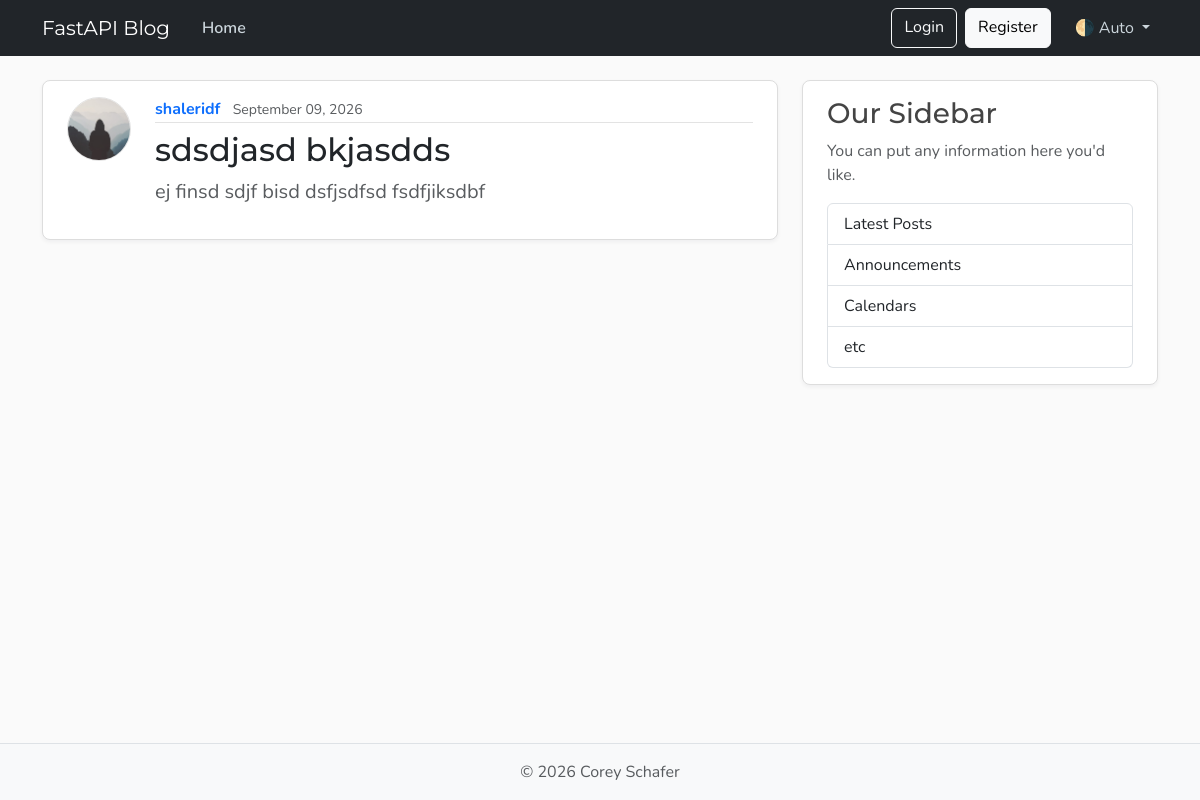
Page /posts on the earlier database version.
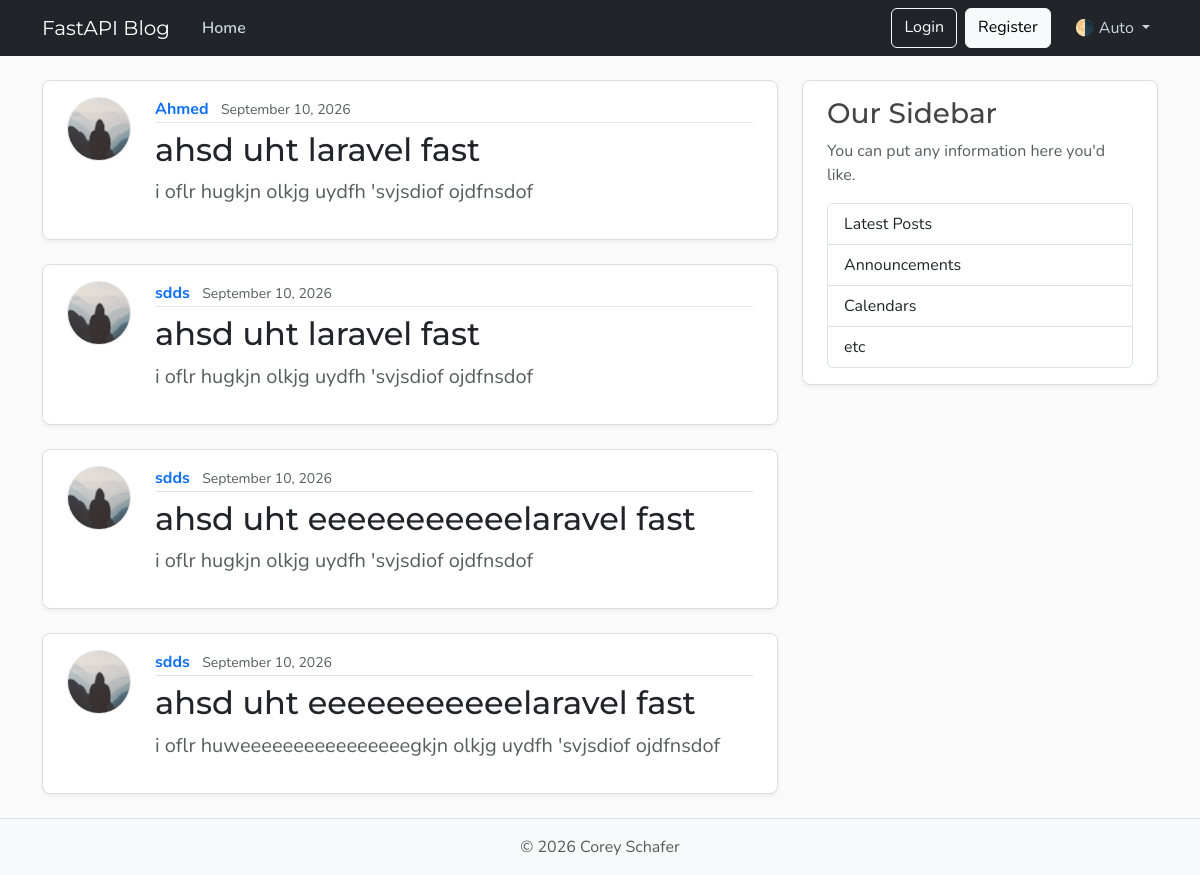
Same page on the later database version.
### schemas/model.py (models this page shows, shortened)
class Post(Base):
    __tablename__ = "posts"
    id: Mapped[int] = mapped_column(Integer, primary_key=True, index=True)
    title: Mapped[str] = mapped_column(String(100), nullable=False)
    content: Mapped[str] = mapped_column(Text, nullable=False)
    user_id: Mapped[int] = mapped_column(ForeignKey("users.id"), nullable=False, index=True)
    date_posted: Mapped[datetime] = mapped_column(
        DateTime(timezone=True),
        default=lambda: datetime.now(timezone.utc),
    )
    author: Mapped[User] = relationship("User", back_populates="posts")

class User(Base):
    __tablename__ = "users"
    id: Mapped[int] = mapped_column(Integer, primary_key=True, index=True)
    username: Mapped[str] = mapped_column(String(50), unique=True, nullable=False)
    email: Mapped[str] = mapped_column(String(120), unique=True, nullable=False)
    image_file: Mapped[str | None] = mapped_column(String(200), nullable=True, default=None)
    posts: Mapped[list[Post]] = relationship("Post", back_populates="author")

### main.py (the view)
@app.get("/", include_in_schema=False, name="home")
@app.get("/posts", include_in_schema=False, name="posts")
def home(request: Request, db: Annotated[Session, Depends(get_db)]):
    result = db.execute(select(schemas.model.Post))
    posts = result.scalars().all()
    return templates.TemplateResponse(
        request,
        "home.html",
        {"posts": posts, "title": "Home"},
    )

### templates/home.html
{% extends "layout.html" %}
{% block content %}
    {% for post in posts %}
        <article class="content-section py-3 px-4 mb-4">
            <div class="d-flex align-items-start gap-4">
                <img class="rounded-circle article-img flex-shrink-0"
                     src="{{ post.author.image_path }}"
                     alt="{{ post.author.username }}'s profile picture"
                     width="64"
                     height="64"
                     loading="lazy">
                <div class="flex-grow-1">
                    <div class="article-metadata mb-2">
                        <a class="me-2 fw-bold text-decoration-none" href="{{ url_for('user_posts', user_id=post.author.id) }}">
                            {{ post.author.username }}
                        </a>
                        <small class="text-body-secondary">{{ post.date_posted.strftime("%B %d, %Y") }}</small>
                    </div>
                    <h2>
                     <a class="article-title text-decoration-none text-body" href="{{ url_for('post_page', post_id=post.id) }}">
                        {{ post.title }}
                      </a>
                    </h2>
                    <p class="article-content text-muted mt-2">{{ post.content }}</p>
                </div>
            </div>
        </article>
    {% endfor %}
{% endblock content %}

### templates/layout.html (shortened to what this page needs)
<!DOCTYPE html>
<html lang="en">
  <head>
    <link href="https://cdn.jsdelivr.net/npm/bootstrap@5.3.8/dist/css/bootstrap.min.css"
          rel="stylesheet"
>
    <link rel="stylesheet"
          type="text/css"
          href="{{ url_for("static", path='css/main.css') }}">
  </head>
  <body class="d-flex flex-column min-vh-100">
    <header class="site-header">
      <nav class="navbar navbar-expand-md bg-dark fixed-top" data-bs-theme="dark">
    <div class="container">
          <a class="navbar-brand me-4" href="{{ url_for("home") }}">FastAPI Blog</a>
          <div class="collapse navbar-collapse" id="navbarToggle">
            <div class="navbar-nav me-auto">
              <a class="nav-link active"
                 aria-current="page"
                 href="{{ url_for("home") }}">Home</a>
            </div>
            <div class="navbar-nav">
              <a class="btn btn-outline-light mb-2 mb-md-0 me-md-2" href="#">Login</a>
              <a class="btn btn-light mb-2 mb-md-0 me-md-3" href="#">Register</a>
              <div class="nav-item dropdown">
                <a class="nav-link dropdown-toggle"
                   href="#"
                   role="button"
                   id="bd-theme"
                   data-bs-toggle="dropdown"
                   aria-expanded="false">
                  <span id="bd-theme-text">🌗 Auto</span>
                </a>
              </div>
            </div>
          </div>
        </div>
      </nav>
    </header>
    <main role="main" class="container">
      <div class="row">
        <div class="col-md-8">
          {% block content %}
          {% endblock content %}
        </div>
        <aside class="col-md-4">
          <div class="content-section py-3 px-4 mb-4">
            <h3>Our Sidebar</h3>
            <p class="text-body-secondary">You can put any information here you'd like.</p>
            <ul class="list-group">
              <li class="list-group-item">Latest Posts</li>
              <li class="list-group-item">Announcements</li>
              <li class="list-group-item">Calendars</li>
              <li class="list-group-item">etc</li>
            </ul>
          </div>
        </aside>
      </div>
    </main>
    <footer class="mt-auto py-3 bg-body-tertiary border-top">
      <div class="container text-center">
        <p class="text-body-secondary mb-0">
          © <span id="year"></span> Corey Schafer
        </p>
      </div>
    </footer>
  </body>
</html>

### static/css/main.css (style rules this page uses)
:root { --font-heading: "Montserrat", system-ui, -apple-system, BlinkMacSystemFont, sans-serif; --font-body: "Nunito", system-ui, -apple-system, BlinkMacSystemFont, sans-serif; --color-bg-body: #fafafa; --color-bg-content: #ffffff; --color-text-primary: #333333; --color-text-heading: #444444; --color-steel: #527c9f; --color-nav-link: #cbd5db; --color-nav-link-hover: #ffffff; --color-link-hover: #428bca; --color-border: #dddddd; --color-border-light: #e3e3e3; --spacing-xl: 5rem; --article-img-size: 4rem; --account-img-size: 7.813rem; }
body { font-family: var(--font-body); background: var(--color-bg-body); color: var(--color-text-primary); }
main { padding-top: var(--spacing-xl); }
h1, h2, h3, h4, h5, h6 { font-family: var(--font-heading); color: var(--color-text-heading); }
.navbar-brand { font-family: var(--font-heading); }
a { text-decoration: none; }
.site-header .navbar-nav .nav-link { color: var(--color-nav-link); transition: color 0.2s ease-in-out; }
.site-header .navbar-nav .nav-link.active { font-weight: 600; }
.content-section { background: var(--color-bg-content); border: 1px solid var(--color-border); border-radius: 0.5rem; box-shadow: 0 2px 4px rgba(15, 23, 42, 0.05); transition: box-shadow 0.15s ease, transform 0.15s ease, border-color 0.15s ease; }
.article-title { color: var(--color-text-heading); transition: color 0.2s ease-in-out; }
.article-content { white-space: pre-line; font-size: 1.25rem; }
.article-img { height: var(--article-img-size); width: var(--article-img-size); flex-shrink: 0; object-fit: cover; border: 1px solid var(--color-border-light); box-shadow: 0 0 0 2px var(--color-bg-content); }
.article-metadata { padding-bottom: 0.063rem; border-bottom: 1px solid var(--color-border-light); }
.article-metadata a { transition: color 0.2s ease-in-out; }
[data-bs-theme="dark"] { --color-bg-body: #1a1a1a; --color-bg-content: #2d2d2d; --color-text-primary: #e0e0e0; --color-text-heading: #f0f0f0; --color-border: #404040; --color-border-light: #4a4a4a; }

Differences in the rows shown:
removed Post: author.username "shaleridf", date_posted "September 09, 2026", title "sdsdjasd bkjasdds", content "ej finsd sdjf bisd dsfjsdfsd fsdfjiksdbf"
added Post: author.username "Ahmed", date_posted "September 10, 2026", title "ahsd uht laravel fast", content "i oflr hugkjn olkjg uydfh 'svjsdiof ojdfnsdof"
added Post: author.username "sdds", date_posted "September 10, 2026", title "ahsd uht laravel fast", content "i oflr hugkjn olkjg uydfh 'svjsdiof ojdfnsdof"
added Post: author.username "sdds", date_posted "September 10, 2026", title "ahsd uht eeeeeeeeeeelaravel fast", content "i oflr hugkjn olkjg uydfh 'svjsdiof ojdfnsdof"
added Post: author.username "sdds", date_posted "September 10, 2026", title "ahsd uht eeeeeeeeeeelaravel fast", content "i oflr huweeeeeeeeeeeeeeeegkjn olkjg uydfh 'svjsdiof ojdfnsdof"
